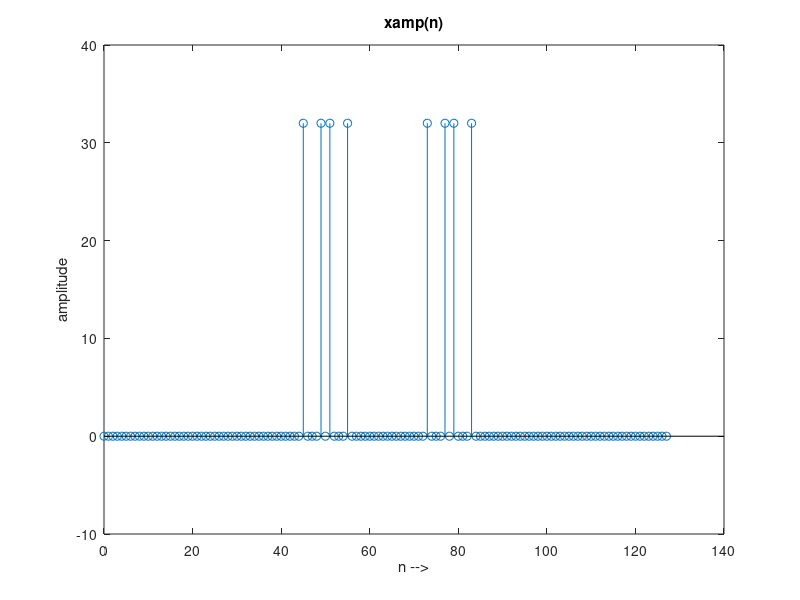

The MATLAB source for this figure:
 n=0:127;figure;n1=128;
 f1=1/128;f2=5/128;fc=50/128;
 x=cos(2*pi*f1*n)+cos(2*pi*f2*n);
 xc=cos(2*pi*fc*n);
 xa=cos(2*pi*fc*n);
 xamp=x.*xa;xam=fft(xamp,n1);
 stem(n,xam);title('xamp(n)');xlabel('n -->');
 ylabel('amplitude')
